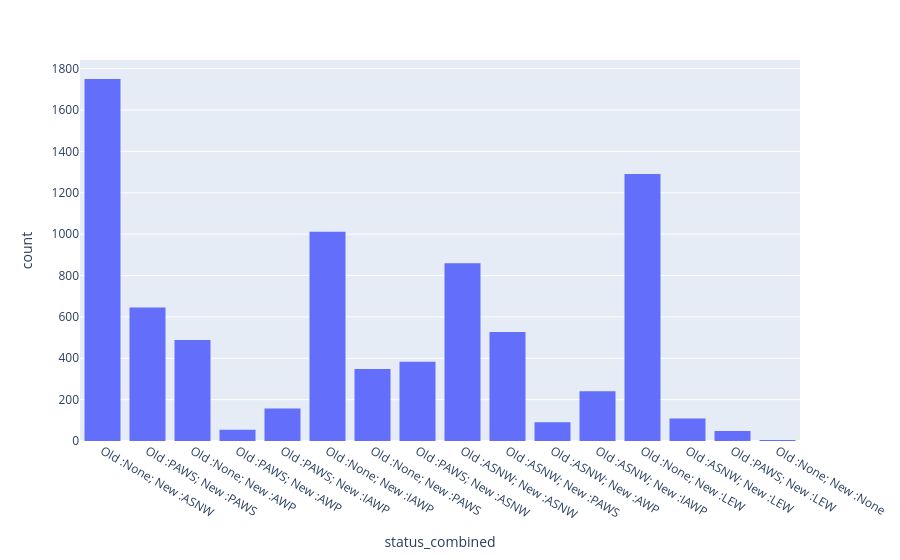

Notebook source saved alongside this figure:
### Code cell
# Plot column showing old/ new status
fig = px.histogram(gdf_new_old_all, 'status_combined')
fig.show()

### Figure 1 — Plotly figure (JSON) as saved in the notebook; plotly's stock layout.template omitted (floating-point values rounded to 4 significant figures; data arrays with more than 128 entries replaced by an {"elided": "..."} marker saying what was removed)
{"data": [{"bingroup": "x", "hovertemplate": "status_combined=%{x}<br>count=%{y}<extra></extra>", "legendgroup": "", "marker": {"color": "#636efa", "pattern": {"shape": ""}}, "name": "", "orientation": "v", "showlegend": false, "type": "histogram", "x": {"elided": "8009 str values"}, "xaxis": "x", "yaxis": "y"}], "layout": {"barmode": "relative", "legend": {"tracegroupgap": 0}, "margin": {"t": 60}, "xaxis": {"anchor": "y", "domain": [0, 1], "title": {"text": "status_combined"}}, "yaxis": {"anchor": "x", "domain": [0, 1], "title": {"text": "count"}}}}
